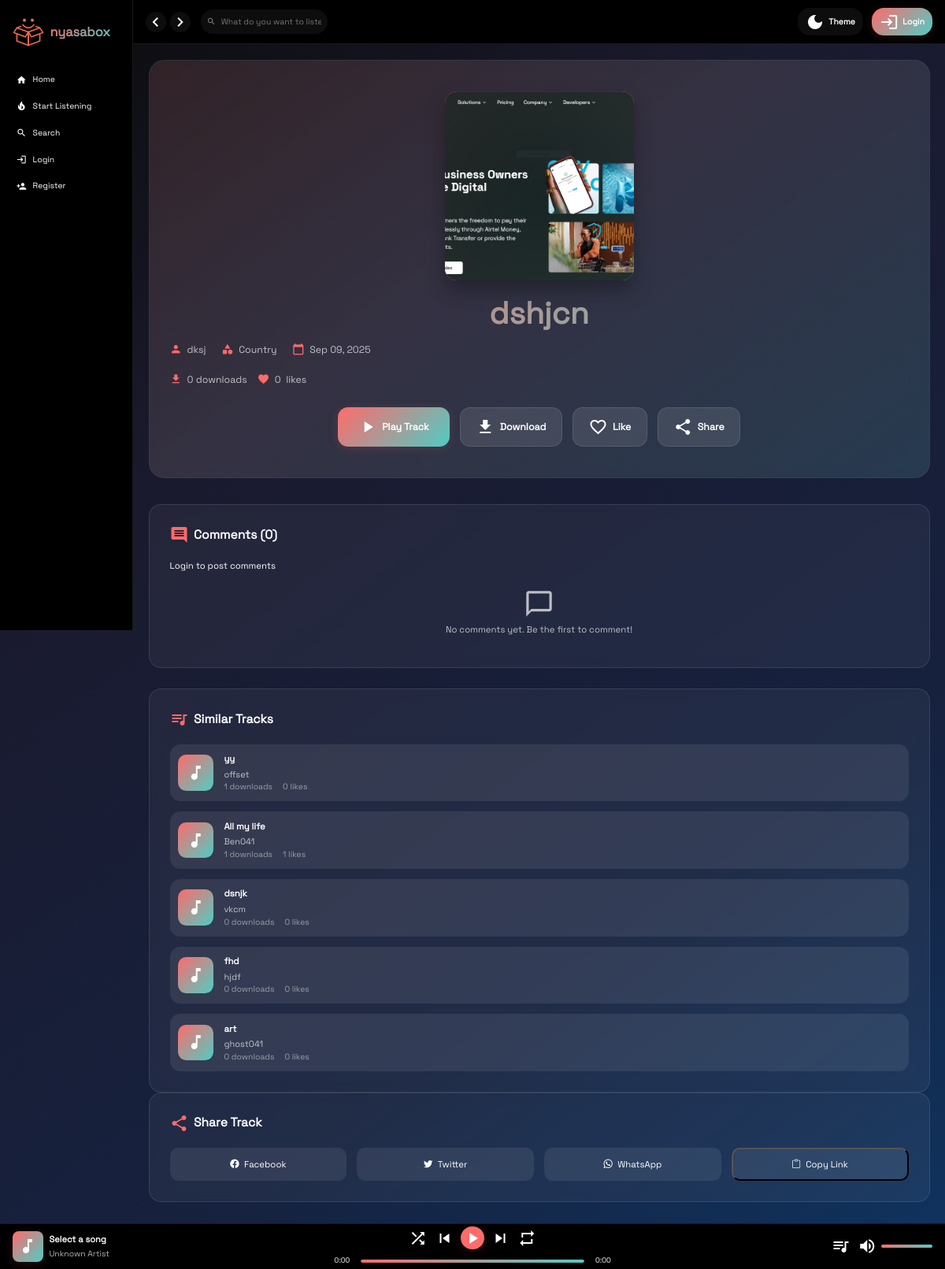
Page /track/dshjcn/ on the committed database.
### core/models.py (models this page shows, shortened)
class Track(models.Model):
    title = models.CharField(max_length=200)
    slug = models.SlugField(unique=True, max_length=200)
    album = models.ForeignKey(Album, on_delete=models.CASCADE, related_name='tracks', null=True, blank=True)
    artist = models.CharField(max_length=200)
    genre = models.CharField(max_length=20, choices=GENRE_CHOICES, blank=True)
    audio_file = models.FileField(upload_to='tracks/')
    cover_art = models.ImageField(upload_to='track_covers/')
    duration = models.DurationField(blank=True, null=True)
    track_number = models.PositiveIntegerField(null=True, blank=True)
    uploader = models.ForeignKey(User, on_delete=models.CASCADE)
    created_at = models.DateTimeField(auto_now_add=True)
    updated_at = models.DateTimeField(auto_now=True)
    downloads = models.PositiveIntegerField(default=0)
    likes = models.ManyToManyField(User, related_name='liked_tracks', blank=True)
    class Meta:
        indexes = [
            models.Index(fields=['slug'], name='idx_track_slug'),
            models.Index(fields=['created_at'], name='idx_track_created_at'),
            models.Index(fields=['uploader'], name='idx_track_uploader'),
            models.Index(fields=['downloads'], name='idx_track_downloads'),
        ]
    def get_formatted_duration(self):
        if self.duration:
            total_seconds = int(self.duration.total_seconds())
            minutes = total_seconds // 60
            seconds = total_seconds % 60
            return f"{minutes}:{seconds:02d}"
        return "0:00"

### core/views.py (the view, shortened to what this page needs)
# urls.py: path('track/<slug:slug>/', views.track_detail, name='track_detail'),
def track_detail(request, slug):
    track = get_object_or_404(Track, slug=slug)
    comment_form = CommentForm()
    similar_tracks = Track.objects.filter(
        Q(genre=track.genre) | Q(artist=track.artist) | Q(album=track.album)
    ).exclude(id=track.id).distinct()[:5]
    context = {
        'track': track,
        'comment_form': comment_form,
        'similar_tracks': similar_tracks,
    }
    return render(request, 'track_detail.html', context)

### core/forms.py
class CommentForm(forms.ModelForm):
    class Meta:
        model = Comment
        fields = ['text']
        widgets = {
            'text': forms.Textarea(attrs={'class': 'form-control', 'rows': 3, 'placeholder': 'Add your comment...', 'required': True}),
        }

### core/templates/track_detail.html (shortened to what this page needs)
{% extends 'base.html' %}
{% load static %}
{% block content %}
<div class="track-container">
    <div class="track-hero">
        <div class="hero-content">
            <div class="track-artwork">
                {% if track.album and track.album.cover_art %}
                    <img src="{{ track.cover_art.url }}" alt="{{ track.title }}">
                {% else %}
                    <img src="{{ track.cover_art.url }}" alt="{{ track.title }}">
                {% endif %}
            </div>
            <div class="track-info">
                <h1 class="track-title">{{ track.title }}</h1>
                <div class="track-meta">
                    <div class="meta-item">
                        <span class="material-icons">person</span>
                        {{ track.artist }}
                    </div>
                    <div class="meta-item">
                        <span class="material-icons">category</span>
                        {{ track.get_genre_display }}
                    </div>
                    <div class="meta-item">
                        <span class="material-icons">calendar_today</span>
                        {{ track.created_at|date:"M d, Y" }}
                    </div>
                </div>
                <div class="track-stats">
                    <div class="meta-item">
                        <span class="material-icons">download</span>
                        {{ track.downloads }} downloads
                    </div>
                    <div class="meta-item">
                        <span class="material-icons">favorite</span>
                        <span id="like-count">{{ track.likes.count }}</span> likes
                    </div>
                </div>
                <div class="track-actions">
                    <button class="action-btn primary-btn play-track-btn" onclick="playCurrentTrack()">
                        <span class="material-icons">play_arrow</span>
                        Play Track
                    </button>
                    <a href="{% url 'download_track' track.slug %}" class="action-btn secondary-btn">
                        <span class="material-icons">download</span>
                        Download
                    </a>
                    <button class="action-btn secondary-btn" id="like-button" data-track-slug="{{ track.slug }}">
                        <span class="material-icons">{% if user in track.likes.all %}favorite{% else %}favorite_border{% endif %}</span>
                        <span id="like-text">{% if user in track.likes.all %}Unlike{% else %}Like{% endif %}</span>
                    </button>
                    <button class="action-btn secondary-btn" onclick="shareTrack()">
                        <span class="material-icons">share</span>
                        Share
                    </button>
                </div>
            </div>
        </div>
    </div>
    <div class="track-content">
        <div class="content-main">
            <div class="content-section">
                <h3 class="section-title">
                    <span class="material-icons">comment</span>
                    Comments ({{ track.comments.count }})
                </h3>
                {% if user.is_authenticated %}
                <form method="post" class="comment-form">
                    {% csrf_token %}
                    {{ comment_form.text }}
                    <button type="submit" class="action-btn primary-btn" style="margin-top: 1rem;">
                        <span class="material-icons">send</span>
                        Post Comment
                    </button>
                </form>
                {% else %}
                <div class="alert-info" style="margin-bottom: 1.5rem;">
                    <a href="{% url 'login' %}?next={{ request.path }}" class="hover-link">Login</a> to post comments
                </div>
                {% endif %}
                <div class="comments-list">
                    {% for comment in track.comments.all %}
                    <div class="comment-card">
                        <div class="comment-header">
                            <div class="comment-user">
                                <img src="{{ comment.user.profile.profile_picture.url }}"
                                     alt="{{ comment.user.username }}"
                                     class="user-avatar">
                                <div class="user-info">
                                    <span class="username">{{ comment.user.username }}</span>
                                    <span class="comment-date">{{ comment.created_at|timesince }} ago</span>
                                </div>
                            </div>
                            {% if user == comment.user or user == track.uploader %}
                            <form method="post" action="{% url 'delete_comment' comment.id %}" class="d-inline">
                                {% csrf_token %}
                                <button type="submit" class="action-btn secondary-btn" style="padding: 0.5rem;">
                                    <span class="material-icons">delete</span>
                                </button>
                            </form>
                            {% endif %}
                        </div>
                        <p class="comment-text">{{ comment.text }}</p>
                    </div>
                    {% empty %}
                    <div class="text-center" style="color: var(--text-secondary);">
                        <span class="material-icons" style="font-size: 3rem;">chat_bubble_outline</span>
                        <p>No comments yet. Be the first to comment!</p>
                    </div>
                    {% endfor %}
                </div>
            </div>
        </div>
        <div class="content-sidebar">
            <div class="content-section">
                <h3 class="section-title">
                    <span class="material-icons">queue_music</span>
                    Similar Tracks
                </h3>
                <div class="similar-tracks">
                    {% for similar in similar_tracks %}
                    <a href="{% url 'track_detail' similar.slug %}" class="track-item">
                        <div class="track-thumb">
                            {% if similar.album and similar.album.cover_art %}
                                <img src="{{ similar.album.cover_art.url }}" alt="{{ similar.title }}">
                            {% else %}
                                <div style="width: 100%; height: 100%; background: var(--accent-gradient); display: flex; align-items: center; justify-content: center;">
                                    <span class="material-icons">music_note</span>
                                </div>
                            {% endif %}
                        </div>
                        <div class="track-details">
                            <div class="track-name">{{ similar.title }}</div>
                            <div class="track-artist">{{ similar.artist }}</div>
                            <div class="track-stats">
                                <span>{{ similar.downloads }} downloads</span>
                                <span>{{ similar.likes.count }} likes</span>
                            </div>
                        </div>
                    </a>
                    {% empty %}
                    <div style="text-align: center; color: var(--text-secondary);">
                        No similar tracks found
                    </div>
                    {% endfor %}
                </div>
            </div>
            <div class="content-section">
                <h3 class="section-title">
                    <span class="material-icons">share</span>
                    Share Track
                </h3>
                <div class="share-options">
                    <a href="https://www.facebook.com/sharer/sharer.php?u={{ request.build_absolute_uri|urlencode }}"
                       target="_blank" class="share-btn">
                        <i class="bi bi-facebook"></i>
                        Facebook
                    </a>
                    <a href="https://twitter.com/intent/tweet?url={{ request.build_absolute_uri|urlencode }}&text=Check out {{ track.title }} by {{ track.artist }}"
                       target="_blank" class="share-btn">
                        <i class="bi bi-twitter"></i>
                        Twitter
                    </a>
                    <a href="whatsapp://send?text=Check out {{ track.title }} by {{ track.artist }}: {{ request.build_absolute_uri }}"
                       class="share-btn">
                        <i class="bi bi-whatsapp"></i>
                        WhatsApp
                    </a>
                    <button onclick="copyShareUrl()" class="share-btn">
                        <i class="bi bi-clipboard"></i>
                        Copy Link
                    </button>
                </div>
            </div>
        </div>
    </div>
</div>
{% endblock %}

### rows in the picture
Track: cover_art (picture), title "dshjcn", artist "dksj", genre "Country", created_at "Sep 09, 2025", downloads "0", likes.count "0", comments.count "0"
Track: title "yy", artist "offset", downloads "1", likes.count "0"
Track: title "All my life", artist "Ben041", downloads "1", likes.count "1"
Track: title "dsnjk", artist "vkcm", downloads "0", likes.count "0"
Track: title "fhd", artist "hjdf", downloads "0", likes.count "0"
Track: title "art", artist "ghost041", downloads "0", likes.count "0"
